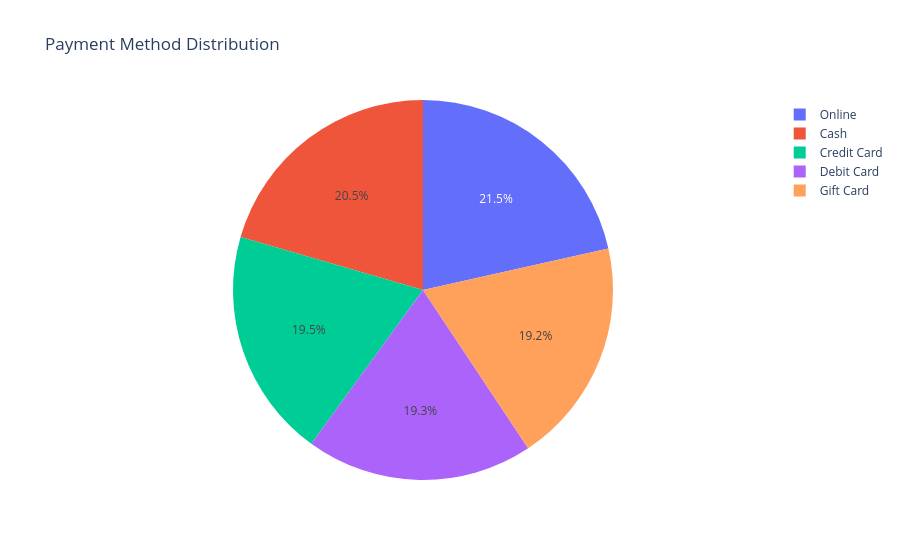

This figure's notebook cell:
### Code cell
#Payment Method Distribution (Pie Chart)
payment = df["PaymentMethod"].value_counts().reset_index()
payment.columns = ["PaymentMethod", "Count"]

fig = px.pie(
    payment,
    names="PaymentMethod",
    values="Count",
    title="Payment Method Distribution"
)

fig.show()

### Figure 1 — Plotly figure (JSON) as saved in the notebook; plotly's stock layout.template omitted (floating-point values rounded to 4 significant figures)
{"data": [{"domain": {"x": [0, 1], "y": [0, 1]}, "hovertemplate": "PaymentMethod=%{label}<br>Count=%{value}<extra></extra>", "labels": ["Online", "Cash", "Credit Card", "Debit Card", "Gift Card"], "legendgroup": "", "name": "", "showlegend": true, "type": "pie", "values": [258, 246, 234, 232, 230]}], "layout": {"legend": {"tracegroupgap": 0}, "title": {"text": "Payment Method Distribution"}}}
